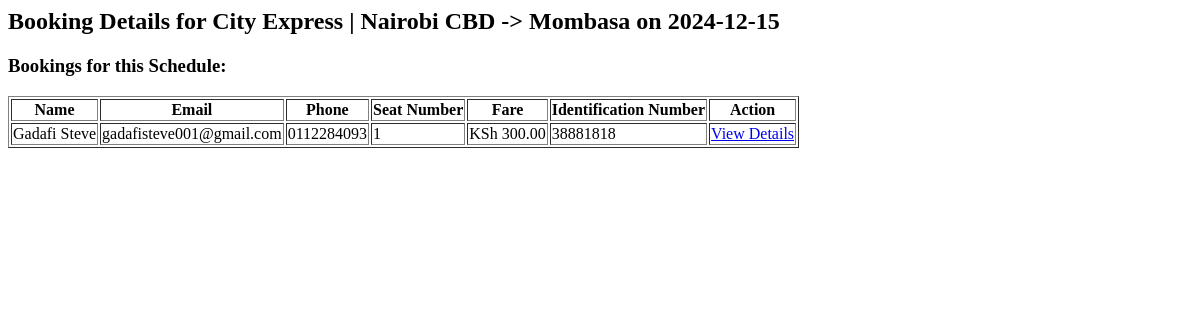
The app's page /schedule_booking_details/1/, older data.
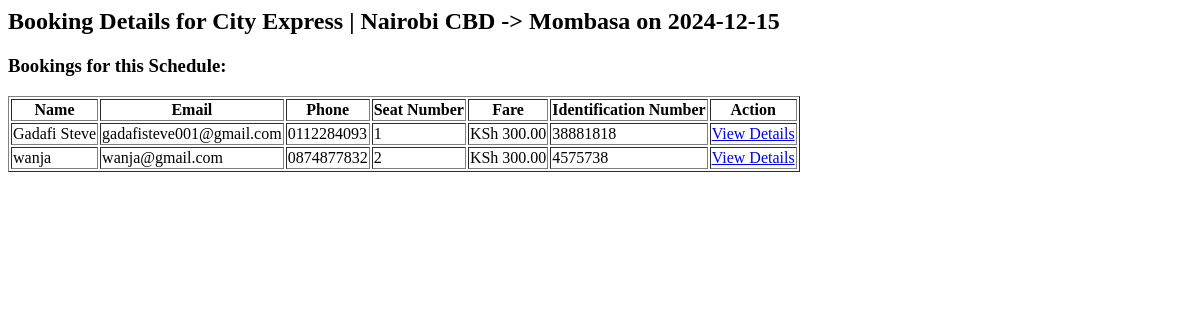
The same page, newer data.
### main/models.py (models this page shows, shortened)
class Booking(models.Model):
    seat = models.OneToOneField(Seat, on_delete=models.CASCADE)
    name = models.CharField(max_length=100)
    email = models.EmailField()
    phone = models.CharField(max_length=100)
    fare = models.DecimalField(max_digits=10 , decimal_places=2)
    identification_number = models.CharField(max_length=50)

class Seat(models.Model):
    bus_schedule = models.ForeignKey(
        TravelSchedule, on_delete=models.CASCADE, null=True, blank=True
    )
    seat_number = models.CharField(max_length=5)
    is_reserved = models.BooleanField(default=False)
    bus = models.ForeignKey(Bus, on_delete=models.CASCADE, null=True, blank=True)  # Link seat to bus
    reservation_time = models.DateTimeField(null=True, blank=True)
    class Meta:
        constraints = [
            models.UniqueConstraint(fields=['seat_number', 'bus'], name='unique_seat_per_bus')
        ]

### main/views.py (the view)
# urls.py: path('schedule_booking_details/<int:schedule_id>/', views.schedule_booking_details, name='schedule_booking_details'),
def schedule_booking_details(request, schedule_id):
    schedule = get_object_or_404(TravelSchedule, id=schedule_id)
    bookings = Booking.objects.filter(seat__bus_schedule=schedule)
    return render(request, 'new/schedule_booking_details.html', {
        'schedule': schedule,
        'bookings': bookings
    })

### main/models.py (called while the page is built)
    def __str__(self):
        return f"{self.bus.name} | {self.boarding_location.name} -> {self.destination.name} on {self.date_of_travel}"

### templates/new/schedule_booking_details.html
<h2>Booking Details for {{ schedule }}</h2>
<h3>Bookings for this Schedule:</h3>
{% if bookings %}
    <table border="1">
        <thead>
            <tr>
                <th>Name</th>
                <th>Email</th>
                <th>Phone</th>
                <th>Seat Number</th>
                <th>Fare</th>
                <th>Identification Number</th>
                <th> Action</th>
            </tr>
        </thead>
        <tbody>
            {% for booking in bookings %}
                <tr>
                    <td>{{ booking.name }}</td>
                    <td>{{ booking.email }}</td>
                    <td>{{ booking.phone }}</td>
                    <td>{{ booking.seat.seat_number }}</td>
                    <td>KSh {{ booking.fare }}</td>
                    <td>{{ booking.identification_number }}</td>
                    <td>  <a href="{% url 'booking_detail' booking.id %}">View  Details</a> </td>
                </tr>
            {% endfor %}
        </tbody>
    </table>
{% else %}
    <p>No bookings have been made for this schedule yet.</p>
{% endif %}

Row changes from the older to the newer data that the page shows:
added Booking: name "wanja", email "wanja@gmail.com", phone "0874877832", seat.seat_number "2", fare "300.00", identification_number "4575738"
